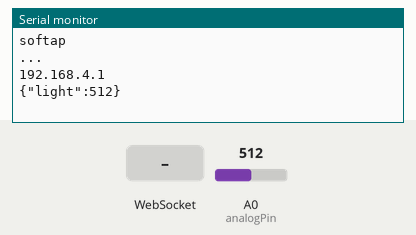
A sketch run on a simulated ESP8266 (NodeMCU). Parts: the last lines printed to the serial monitor. Inputs (shaded band) come from the test bench; at power-on: A0 (analogPin) = 512.

Above: at 1.2 s.
1.3 s: WebSocket text "1" received
At 1.9 s:
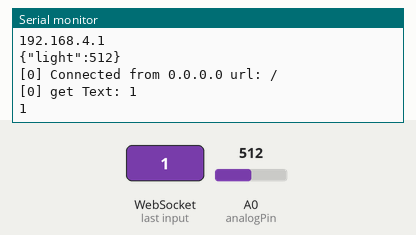
2.8 s: A0 (analogPin) set to 716
At 3.8 s:
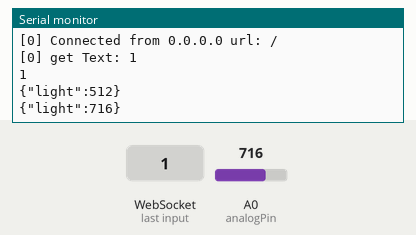
4.3 s: WebSocket text "0" received
At 4.9 s:
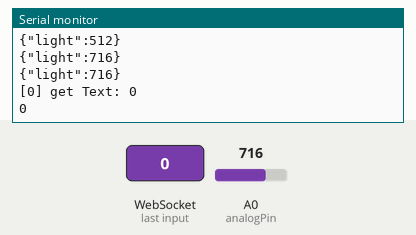
5.8 s: A0 (analogPin) set to 900
At 6.8 s:
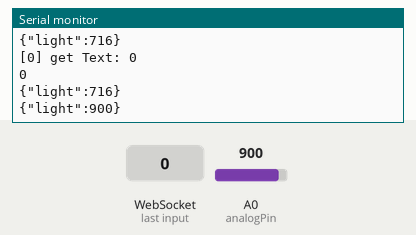
Timing chart, 0 to 8.3 s (numbered marks = the images above; inputs shaded):
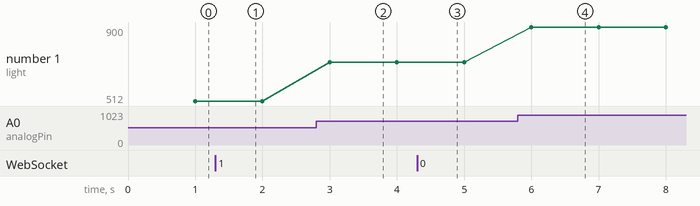

The sketch:

LIGHT_METER.ino
```cpp
#include <ESP8266WiFi.h>
#include <ESPAsyncWebSrv.h>
#include <WebSocketsServer.h>
#include <Ticker.h>

int analogPin = A0;

void send_sensor();
Ticker timer;

char webpage[] PROGMEM = R"=====(
<!DOCTYPE html>
<html>
    <head>
        <title>Light Monitor</title>
    </head>
    <style>
        body {
            text-align: center;
            font-size: 90px;
        }
        lable, #meter, h {
            font-size: 80px;
        }
        #meter {
            rotate: 270deg;
            margin-top: 200px;
        }
        #percentage {
            margin-top: 0px;
        }
        meter::-webkit-meter-bar{

        }
        meter::-webkit-meter-optimum-value{
            background: linear-gradient(0.25turn, red ,yellow);
        }
    </style>
    <body>
        <lable>LIGHT</lable>
        <br/>
        <h id="percentage">%</h>
        <br/>
        <meter id="meter" min="0" max="1024" value="0"> </meter>
    </body>
    <script>
        var connection = new WebSocket('ws://'+location.hostname+':81/');
        connection.onmessage = function(event){
           var FullDATA = event.data;
           console.log(FullDATA);
           var data = JSON.parse(FullDATA);
           light = data.light;
           document.getElementById("meter").value = light;
           document.getElementById("percentage").innerText = light;
            console.log(light);
        }
    </script>
</html>
)=====";

AsyncWebServer server(80);
WebSocketsServer webSocket(81);
void webSocketEvent(uint8_t num, WStype_t type, uint8_t * payload, size_t length) {

    switch(type) {
        case WStype_DISCONNECTED:
            Serial.printf("[%u] Disconnected!\n", num);
            break;
        case WStype_CONNECTED:
            {
                IPAddress ip = webSocket.remoteIP(num);
                Serial.printf("[%u] Connected from %d.%d.%d.%d url: %s\n", num, ip[0], ip[1], ip[2], ip[3], payload);

        // send message to client
        webSocket.sendTXT(num, "Connected");
            }
            break;
        case WStype_TEXT:
           Serial.printf("[%u] get Text: %s\n", num, payload);
           String message = String((char*)(payload));
           Serial.println(message);
           }
}

void notFound(AsyncWebServerRequest *request) {
    request->send(404, "text/plain", "Not found");
}
void setup() {
  Serial.begin(115200);
 WiFi.softAP("LIGHT SENSOR","");
  Serial.println("softap");
  Serial.println("...");
  Serial.println(WiFi.softAPIP());
   server.on("/", [](AsyncWebServerRequest *request)
   {

        request->send_P(200, "text/html", webpage );
    });
     server.onNotFound(notFound);
      server.begin();
      webSocket.begin();
  webSocket.onEvent(webSocketEvent);
  timer.attach(1,send_sensor);
}

void loop() {
 webSocket.loop();
}
void send_sensor(){
  int light = analogRead(analogPin);
  String JSON_Data = "{\"light\":";
         JSON_Data += light;
         JSON_Data +="}";
         Serial.println(JSON_Data);
         webSocket.broadcastTXT(JSON_Data);
}
```

Measured:
- after the input at 1.3 s, the serial monitor: prints a new line at once (image 1)
- after the input at 2.8 s, the serial monitor: prints a new line after 0.20 s (image 2)
- after the input at 4.3 s, the serial monitor: prints a new line at once (image 3)
- after the input at 5.8 s, the serial monitor: prints a new line after 0.20 s (image 4)
- plotted number 1: 512 → 716 after the input at 2.8 s, 716 → 900 after the input at 5.8 s
